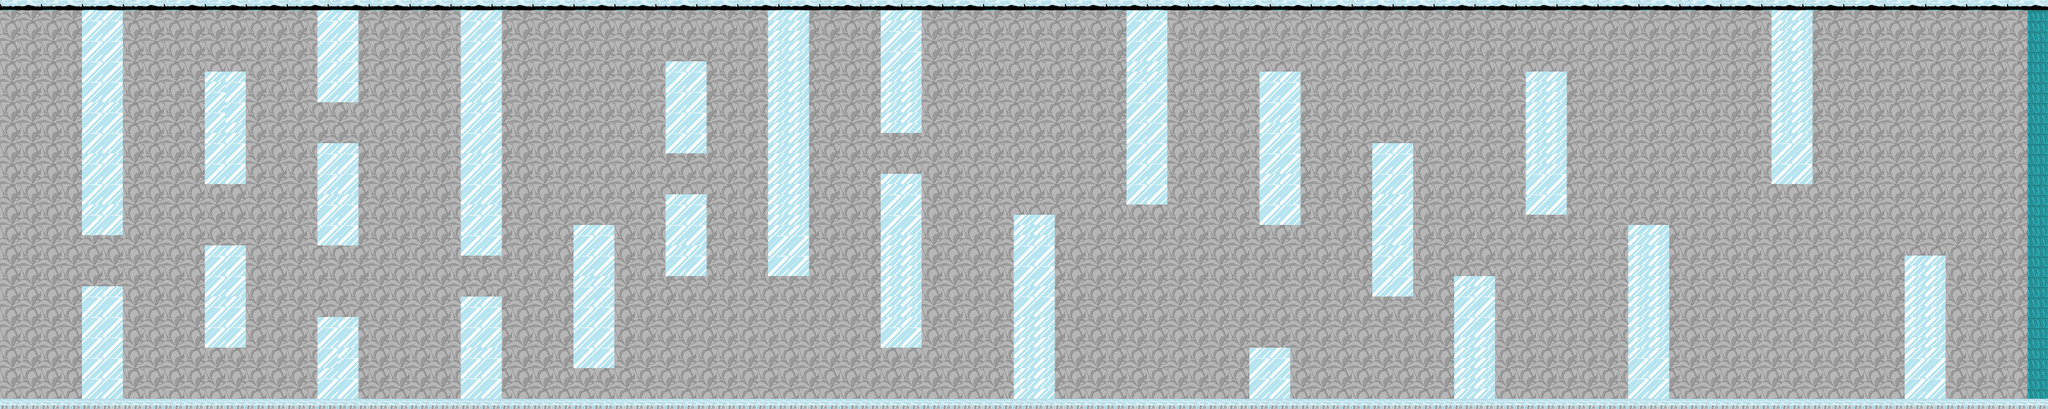

This is a level from a 2D game, rendered from its Tiled map with the project's own tilesets. A one-line summary and the map file follow, with tile-layer data summarised:
An orthogonal 200x40 tile map with 32x32 px tiles, 3 tile layers (backGround, obstacles, end).

<map version="1.0" orientation="orthogonal" width="200" height="40" tilewidth="32" tileheight="32">
 <tileset firstgid="1" name="iceTileSet" tilewidth="32" tileheight="32">
  <image source="tileSet.png" width="2048" height="1536" />
  <tile id="577">
   <properties>
    <property name="blocked" value="" />
   </properties>
  </tile>
  <tile id="578">
   <properties>
    <property name="blocked" value="" />
   </properties>
  </tile>
  <tile id="579">
   <properties>
    <property name="blocked" value="" />
   </properties>
  </tile>
  <tile id="580">
   <properties>
    <property name="blocked" value="" />
   </properties>
  </tile>
  <tile id="641">
   <properties>
    <property name="blocked" value="" />
   </properties>
  </tile>
  <tile id="642">
   <properties>
    <property name="blocked" value="" />
   </properties>
  </tile>
  <tile id="643">
   <properties>
    <property name="blocked" value="" />
   </properties>
  </tile>
  <tile id="644">
   <properties>
    <property name="blocked" value="" />
   </properties>
  </tile>
  <tile id="779">
   <properties>
    <property name="blocked" value="" />
   </properties>
  </tile>
  <tile id="780">
   <properties>
    <property name="blocked" value="" />
   </properties>
  </tile>
  <tile id="781">
   <properties>
    <property name="blocked" value="" />
   </properties>
  </tile>
  <tile id="782">
   <properties>
    <property name="blocked" value="" />
   </properties>
  </tile>
  <tile id="2334">
   <properties>
    <property name="blocked" value="" />
   </properties>
  </tile>
  <tile id="2335">
   <properties>
    <property name="blocked" value="" />
   </properties>
  </tile>
  <tile id="2336">
   <properties>
    <property name="blocked" value="" />
   </properties>
  </tile>
  <tile id="2337">
   <properties>
    <property name="blocked" value="" />
   </properties>
  </tile>
  <tile id="2398">
   <properties>
    <property name="blocked" value="" />
   </properties>
  </tile>
  <tile id="2399">
   <properties>
    <property name="blocked" value="" />
   </properties>
  </tile>
  <tile id="2400">
   <properties>
    <property name="blocked" value="" />
   </properties>
  </tile>
  <tile id="2401">
   <properties>
    <property name="blocked" value="" />
   </properties>
  </tile>
  <tile id="3004">
   <properties>
    <property name="nextLevel" value="" />
   </properties>
  </tile>
 </tileset>
 <layer name="backGround" width="200" height="40">
  <data>[8000 cells, 8000 non-empty, 9 distinct tile ids]</data>
 </layer>
 <layer name="obstacles" width="200" height="40">
  <data>[8000 cells, 1388 non-empty, 4 distinct tile ids]</data>
 </layer>
 <layer name="end" width="200" height="40">
  <data>[8000 cells, 76 non-empty, 1 distinct tile ids]</data>
 </layer>
</map>
